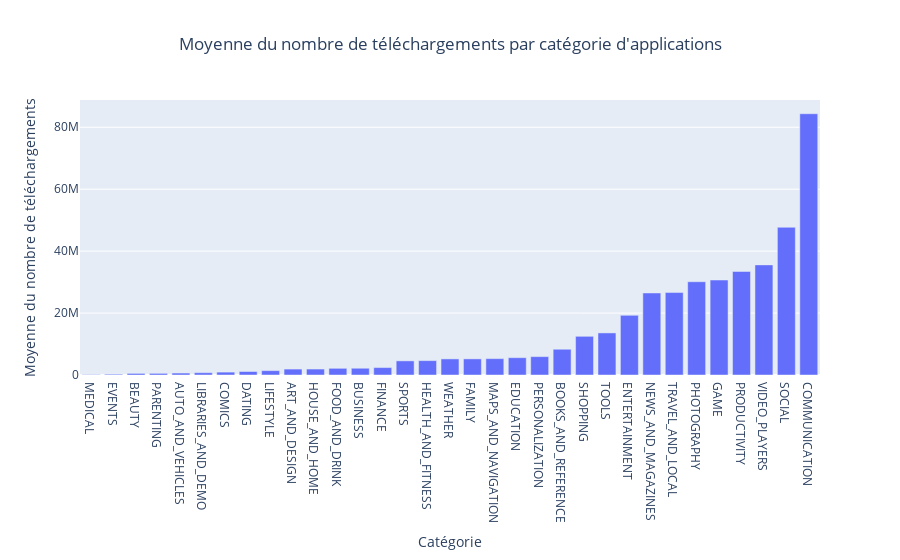

Write notebook code for a chart like this one.
### Code cell
fig.show()

### Figure 1 — Plotly figure (JSON) as saved in the notebook; plotly's stock layout.template omitted (floating-point values rounded to 4 significant figures)
{"data": [{"type": "bar", "x": ["MEDICAL", "EVENTS", "BEAUTY", "PARENTING", "AUTO_AND_VEHICLES", "LIBRARIES_AND_DEMO", "COMICS", "DATING", "LIFESTYLE", "ART_AND_DESIGN", "HOUSE_AND_HOME", "FOOD_AND_DRINK", "BUSINESS", "FINANCE", "SPORTS", "HEALTH_AND_FITNESS", "WEATHER", "FAMILY", "MAPS_AND_NAVIGATION", "EDUCATION", "PERSONALIZATION", "BOOKS_AND_REFERENCE", "SHOPPING", "TOOLS", "ENTERTAINMENT", "NEWS_AND_MAGAZINES", "TRAVEL_AND_LOCAL", "PHOTOGRAPHY", "GAME", "PRODUCTIVITY", "VIDEO_PLAYERS", "SOCIAL", "COMMUNICATION"], "y": [115000.0, 249600.0, 513200.0, 525400.0, 625100.0, 741100.0, 934800.0, 1130000.0, 1407000.0, 1913000.0, 1917000.0, 2157000.0, 2178000.0, 2395000.0, 4560000.0, 4642000.0, 5196000.0, 5202000.0, 5287000.0, 5586000.0, 5932000.0, 8318000.0, 12490000.0, 13590000.0, 19260000.0, 26490000.0, 26620000.0, 30110000.0, 30670000.0, 33430000.0, 35550000.0, 47690000.0, 84360000.0]}], "layout": {"title": {"text": "Moyenne du nombre de téléchargements par catégorie d'applications", "x": 0.5}, "width": 900, "xaxis": {"dtick": 1, "tickmode": "linear", "title": {"text": "Catégorie"}}, "yaxis": {"title": {"text": "Moyenne du nombre de téléchargements"}}}}
